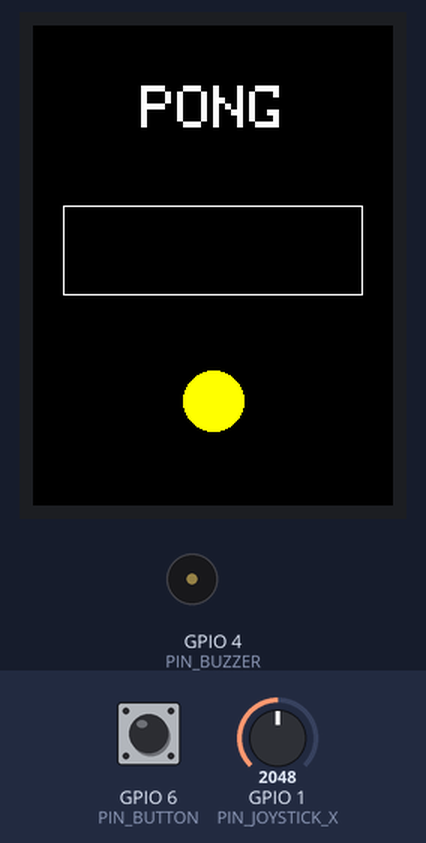
A program run on a simulated Seeed XIAO ESP32-S3. On the bench: 240×320 colour display, buzzer (waves = sounding). Inputs (shaded band) come from the test bench; at power-on: GPIO 6 (PIN_BUTTON) HIGH, GPIO 1 (PIN_JOYSTICK_X) = 2048 (analog values on the 0–4095 scale).

Above: at 1.4 s.
1.5 s: GPIO 6 (PIN_BUTTON) pulled LOW for 0.15 s
3.1 s: GPIO 1 (PIN_JOYSTICK_X) set to 2866
4.9 s: GPIO 1 (PIN_JOYSTICK_X) set to 1228
6.4 s: GPIO 1 (PIN_JOYSTICK_X) set to 491
8.2 s: GPIO 6 (PIN_BUTTON) pulled LOW for 1 s
Timing chart, 0 to 11.2 s (numbered marks = the images above; inputs shaded):
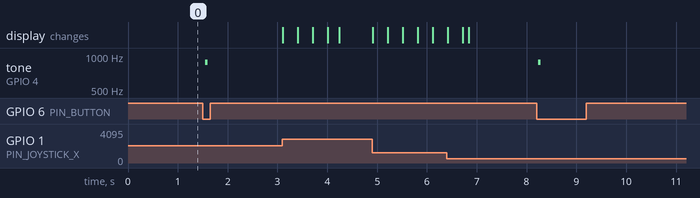

Measured:
- after the input at 1.5 s, tone on GPIO 4 (PIN_BUZZER): silent → 880 Hz after 0.05 s, → silent 0.05 s later
- after the input at 8.2 s, tone on GPIO 4 (PIN_BUZZER): silent → 880 Hz at once, → silent 0.05 s later

The program:

main.cpp
```cpp
#include <SPI.h>
#include <Adafruit_GFX.h>
#include <Adafruit_ST7789.h>
#include "config.h"

Adafruit_ST7789 tft(&SPI, PIN_TFT_CS, PIN_TFT_DC, PIN_TFT_RESET);

constexpr uint32_t FRAME_TIME_MS = 16;

float dotX = 120, dotY = 160;   // position calculée
int drawnX = 120, drawnY = 160; // position affichée

constexpr int JOYSTICK_DEADZONE = 300;
int joystickCenterX = 2048;

constexpr int PRESSED_LEVEL = LOW;           // niveau lu quand on appuie (étape 1)
constexpr unsigned long DEBOUNCE_MS = 30;

struct Button {
    int pin;
    int stableLevel;              // dernier niveau confirmé
    int lastRead;                 // dernière lecture brute
    unsigned long lastChangeMs;   // date du dernier mouvement du signal
};

Button button = {PIN_BUTTON, !PRESSED_LEVEL, !PRESSED_LEVEL, 0};

// Renvoie true une seule fois par appui, au moment où il est confirmé
bool justPressed(Button& b) {
    int level = digitalRead(b.pin);
    if (level != b.lastRead) {         // le signal bouge : rebond ou vrai changement
        b.lastRead = level;
        b.lastChangeMs = millis();
    }
    if (millis() - b.lastChangeMs > DEBOUNCE_MS && level != b.stableLevel) {
        b.stableLevel = level;         // stable depuis 30 ms : changement confirmé
        return level == PRESSED_LEVEL; // vrai sur l'appui, faux sur le relâchement
    }
    return false;
}

void calibrateJoystick() {
    long sum = 0;
    for (int i = 0; i < 16; i++) {
        sum += analogRead(PIN_JOYSTICK_X);
        delay(2);
    }
    joystickCenterX = sum / 16;
}

// Convertit une lecture brute (0..4095) en valeur entre -1.0 et +1.0
float normalizeJoystick(int raw, int center) {
    int offset = raw - center;
    if (abs(offset) < JOYSTICK_DEADZONE) {
        return 0.0f;
    }
    int range = (offset > 0) ? (4095 - center) : center;
    return constrain((float)offset / range, -1.0f, 1.0f);
}

void setup() {

    Serial.begin(115200);
    pinMode(PIN_BUTTON, INPUT_PULLUP);

    pinMode(PIN_JOYSTICK_SELECT, INPUT_PULLUP);
    analogReadResolution(12);  // lectures entre 0 et 4095

    pinMode(PIN_BUZZER, OUTPUT);

    SPI.begin(PIN_TFT_SCK, -1, PIN_TFT_MOSI, PIN_TFT_CS);  // pas de MISO
    tft.init(240, 320, SPI_MODE3);
    tft.setRotation(2);                                     // portrait
    tft.fillScreen(ST77XX_BLACK);

    tft.setTextSize(4);
    tft.setTextColor(ST77XX_WHITE);
    tft.setCursor(72, 40);
    tft.print("PONG");

    tft.drawRect(20, 120, 200, 60, ST77XX_WHITE);   // rectangle
    tft.fillCircle(120, 250, 20, ST77XX_YELLOW);    // disque
}

void loop() {
    static uint32_t lastFrameMs = 0;
    uint32_t nowMs = millis();
    if (nowMs - lastFrameMs < FRAME_TIME_MS) {
        return;
    }
    lastFrameMs = nowMs;

    // 1. Lire
    float x = normalizeJoystick(analogRead(PIN_JOYSTICK_X), joystickCenterX);
    bool beep = justPressed(button);

    // 2. Calculer
    dotX = constrain(dotX + x * 4.0f, 0.0f, 235.0f);
    if (beep) {
        tone(PIN_BUZZER, 880, 50);
    }

    // 3. Afficher : effacer l'ancien point, dessiner le nouveau
    if ((int)dotX != drawnX) {
        tft.fillRect(drawnX, drawnY, 5, 5, ST77XX_BLACK);
        drawnX = (int)dotX;
        tft.fillRect(drawnX, drawnY, 5, 5, ST77XX_WHITE);
    }
}
```

config.h
```cpp
// include/config.h : brochage de la console
#pragma once

#include <Arduino.h>

constexpr int PIN_BUTTON = D5; //PRESSED_LEVEL en LOW
constexpr int PIN_JOYSTICK_X = D0;
constexpr int PIN_JOYSTICK_Y = D1;
constexpr int PIN_JOYSTICK_SELECT = D2;
constexpr int PIN_BUZZER = D3;   // seulement sur breadboard

constexpr int PIN_TFT_RESET = D7;
constexpr int PIN_TFT_DC    = D8;
constexpr int PIN_TFT_SCK   = D9;
constexpr int PIN_TFT_MOSI  = D10;
constexpr int PIN_TFT_CS    = -1;   // CS relié à GND : pas de broche
```
